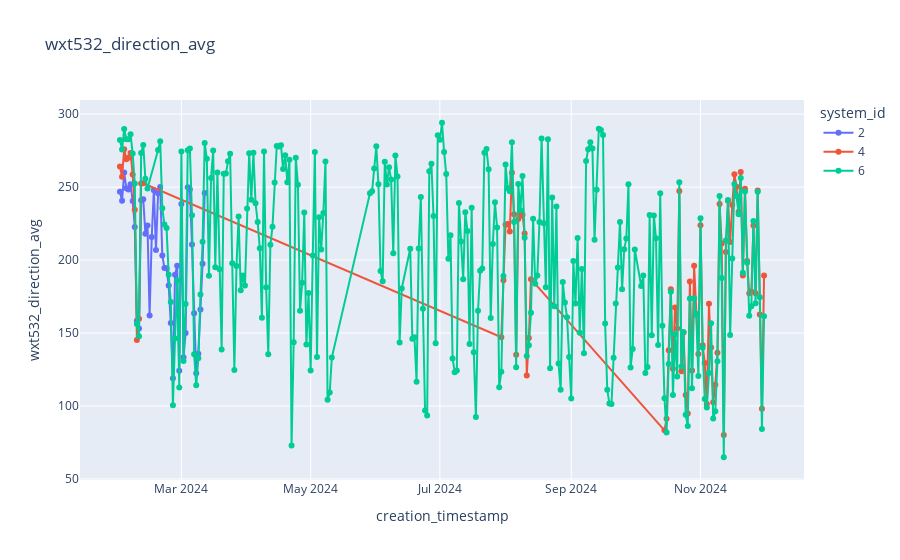

The notebook cell this image was saved under:
### Code cell
plot_sensor_measurement(df,sensor_id,col_name="wxt532_direction_avg",filter=filter)
